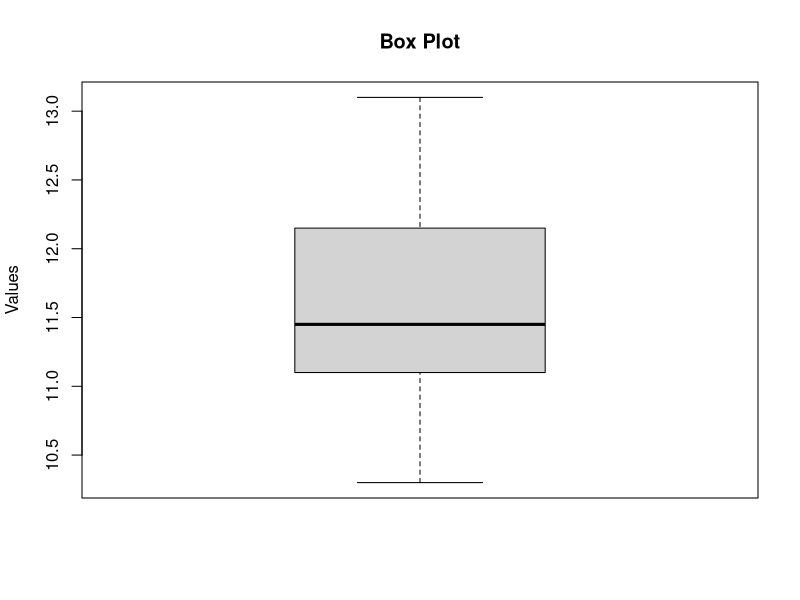
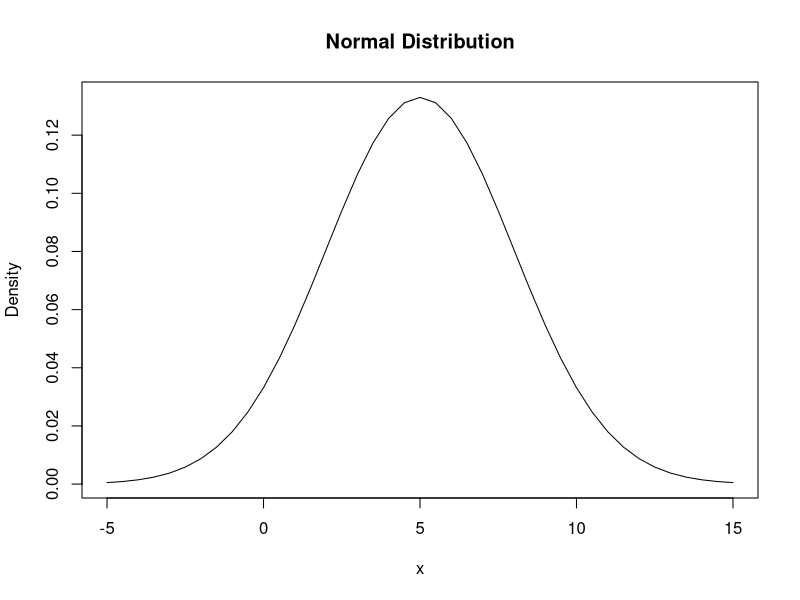

Source code (R) for these figures, in order:
##Slip - 9

##Q.1 - (A)
Name = c("Nisha","Ram","Abhinay","Sanaa","Aarti","Raju","Jaya")
Age = c(14,16,15,18,13,12,17)

df = data.frame(Name,Age); df

df$Name[df$Age > 15]

##Q.1 - (B)
x = c(11.2,11.1,12.9,13.1,10.8,11.6,11.7,11.2,11.1,12.3,
      12.4,10.4,11.7,11.3,11.3,11.9,12.0,12.4,10.3,10.7)

stem(x)

boxplot(x,main="Box Plot",ylab="Values")

##Q.2 - A

x = seq(-5,15,0.5)

y = dnorm(x,5,3)

plot(x,y,type="l",main="Normal Distribution",xlab="x",ylab="Density")

##Q.2 - B

x = rpois(50,4.5)

x

##Q.3
X = c(65,66,67,67,68,69,70,72)
Y = c(67,68,65,68,72,72,69,71)

cor(X,Y)

model = lm(X ~ Y)
model

predict(model,data.frame(Y=50))

##Q.4
A = c(2,9,29,54,11,5)
B = c(9,11,18,32,27,13)

mean(A)
mean(B)

sd(A)
sd(B)
